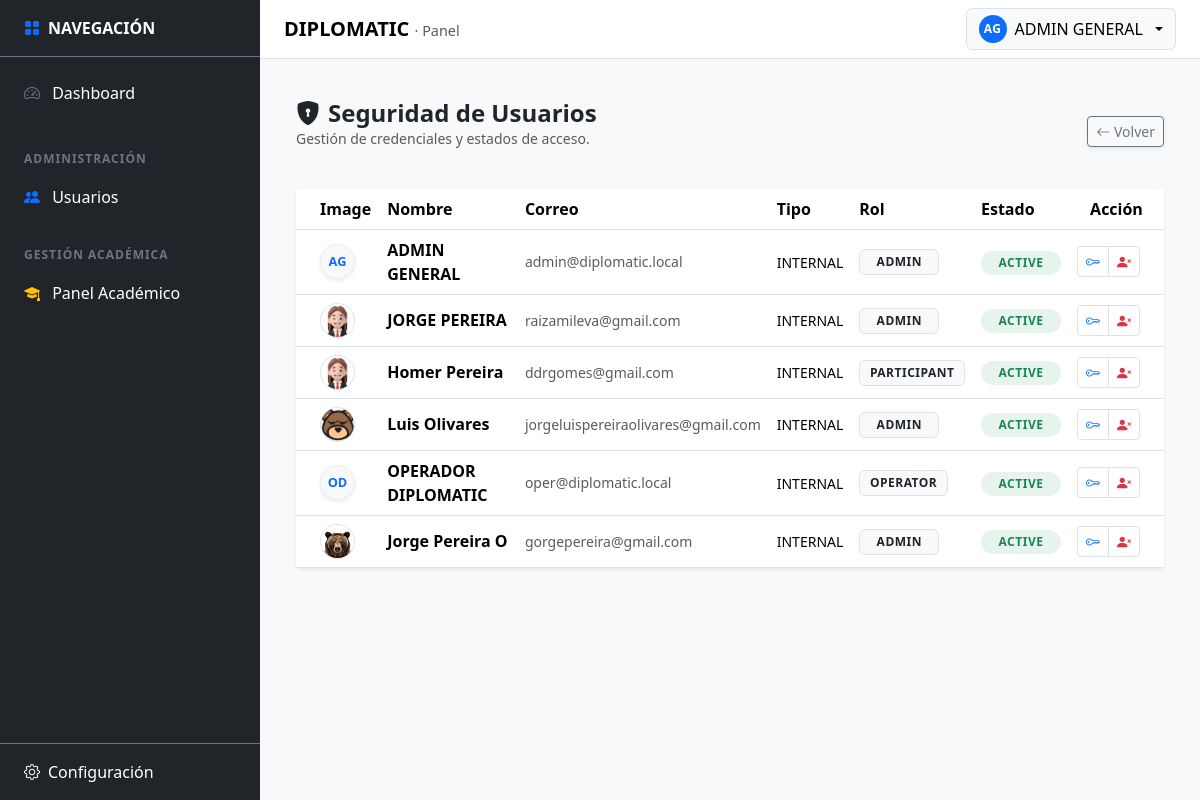
Page /public/UserSecurity (signed in) on the earlier database version.
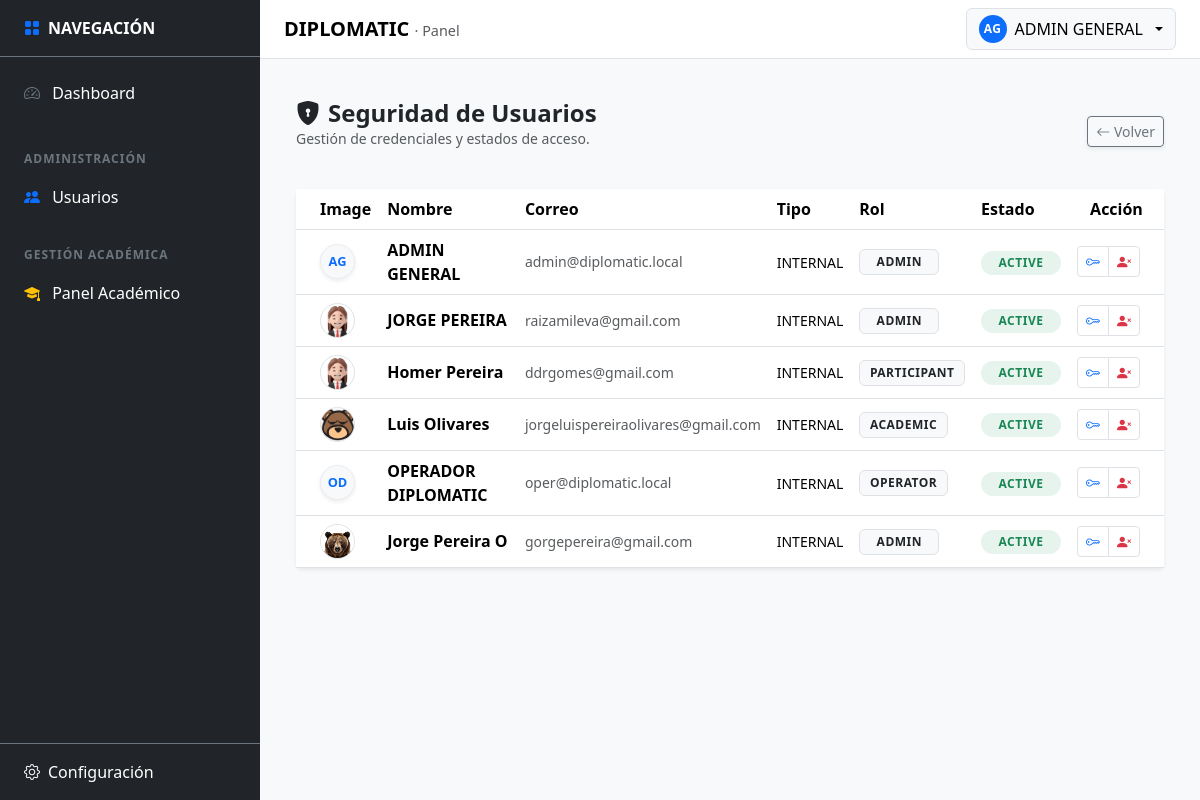
Same page on the later database version.
### tables this page shows
CREATE TABLE `tbl_users` (
  `id` int(10) UNSIGNED NOT NULL,
  `user_type` enum('INTERNAL','PARTICIPANT') NOT NULL DEFAULT 'INTERNAL',
  `status` enum('ACTIVE','SUSPENDED','INACTIVE') NOT NULL DEFAULT 'ACTIVE',
  `first_name` varchar(100) NOT NULL,
  `last_name` varchar(100) NOT NULL,
  `email` varchar(190) NOT NULL,
  `role` varchar(60) DEFAULT 'PARTICIPANT',
  `phone` varchar(30) DEFAULT NULL,
  `document_id` varchar(30) DEFAULT NULL,
  `address` text DEFAULT NULL,
  `provenance` varchar(150) DEFAULT NULL,
  `undergraduate_degree` varchar(150) DEFAULT NULL,
  `avatar` varchar(255) DEFAULT 'default_avatar.png',
  `password_hash` varchar(255) NOT NULL,
  `last_login_at` datetime DEFAULT NULL,
  `created_at` datetime NOT NULL DEFAULT current_timestamp(),
  `updated_at` datetime NOT NULL DEFAULT current_timestamp() ON UPDATE current_timestamp(),
  `profile_complete` tinyint(1) DEFAULT 0
);

### app/views/users/security_grid.php (the view, shortened to what the changed rows need)
<link rel="stylesheet" href="/diplomatic/public/assets/css/user_security.css">
<div class="container-fluid py-3">
    <div class="d-flex justify-content-between align-items-center mb-4">
        <div>
            <h2 class="h4 fw-bold mb-0 text-dark"><i class="bi bi-shield-lock-fill me-2"></i>Seguridad de Usuarios</h2>
        </div>
    </div>
    <div class="card shadow-sm border-0">
        <div class="card-body p-0">
            <div class="table-responsive">
                <table class="table table-hover align-middle mb-0 user-security-grid">
                    <thead class="bg-light">
                        <tr>
                            <th class="ps-4">Image</th>
                            <th>Nombre</th>
                            <th>Correo</th>
                            <th>Tipo</th>
                            <th>Rol</th>
                            <th>Estado</th>
                            <th class="text-center">Acción</th>
                        </tr>
                    </thead>
                    <tbody>
                        <?php foreach($users as $u):
                            $fullName = $u['first_name'] . ' ' . $u['last_name'];
                            $initials = strtoupper(substr($u['first_name'], 0, 1) . substr($u['last_name'], 0, 1));
                        ?>
                        <tr>
                            <td class="ps-4">
                                <?php if (!empty($u['avatar']) && $u['avatar'] !== 'default_avatar.png'): ?>
                                    <img src="/diplomatic/public/assets/img/avatars/<?= $u['avatar'] ?>" width="35" height="35" class="rounded-circle border object-fit-cover">
                                <?php else: ?>
                                    <div class="rounded-circle bg-light d-flex align-items-center justify-content-center border shadow-sm text-primary fw-bold" style="width: 35px; height: 35px; font-size: 0.8rem;">
                                        <?= $initials ?>
                                    </div>
                                <?php endif; ?>
                            </td>
                            <td class="fw-bold"><?= $fullName ?></td>
                            <td class="text-muted small"><?= $u['email'] ?></td>
                            <td><small><?= $u['user_type'] ?></small></td>
                            <td><span class="badge bg-light text-dark border small"><?= $u['role'] ?></span></td>
                            <td>
                                <span class="badge rounded-pill bg-<?= ($u['status'] === 'ACTIVE') ? 'success' : 'danger' ?> bg-opacity-10 text-<?= ($u['status'] === 'ACTIVE') ? 'success' : 'danger' ?> px-3">
                                    <?= $u['status'] ?>
                                </span>
                            </td>
                            <td class="text-center pe-4">
                                <div class="btn-group">
                                    <button class="btn btn-white btn-sm border" onclick="UserSecurity.openResetModal(<?= $u['id'] ?>, '<?= $u['email'] ?>')" title="Cambiar Clave">
                                        <i class="bi bi-key text-primary"></i>
                                    </button>
                                    <?php if($u['status'] === 'ACTIVE'): ?>
                                        <button class="btn btn-white btn-sm border" onclick="UserSecurity.toggleStatus(<?= $u['id'] ?>, '<?= $u['email'] ?>', 'INACTIVE')" title="Inactivar">
                                            <i class="bi bi-person-x-fill text-danger"></i>
                                        </button>
                                    <?php else: ?>
                                        <button class="btn btn-white btn-sm border" onclick="UserSecurity.toggleStatus(<?= $u['id'] ?>, '<?= $u['email'] ?>', 'ACTIVE')" title="Activar">
                                            <i class="bi bi-person-check-fill text-success"></i>
                                        </button>
                                    <?php endif; ?>
                                </div>
                            </td>
                        </tr>
                        <?php endforeach; ?>
                    </tbody>
                </table>
            </div>
        </div>
    </div>
</div>

Differences in the rows shown:
changed tbl_users "Luis Olivares": role "ADMIN" → "ACADEMIC"
